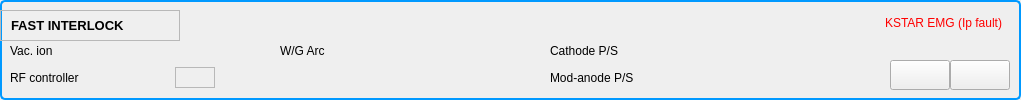
  <widget class="QGroupBox" name="groupBox_9" >
   <property name="geometry" >
    <rect>
     <x>30</x>
     <y>758</y>
     <width>1021</width>
     <height>100</height>
    </rect>
   </property>
   <property name="styleSheet" >
    <string>QGroupBox {
 background-color: qlineargradient(x1: 0, y1: 0, x2: 0, y2: 1,
                                   stop: 0 #E0E0E0, stop: 1 #FFFFFF);
 border: 2px solid rgb(0, 153, 255);
 border-radius: 5px;
 margin-top: 1ex; 
}</string>
   </property>
   <property name="title" >
    <string/>
   </property>
   <widget class="CALabel" name="caLabel_14" >
    <property name="geometry" >
     <rect>
      <x>110</x>
      <y>40</y>
      <width>61</width>
      <height>21</height>
     </rect>
    </property>
    <property name="font" >
     <font/>
    </property>
    <property name="alignment" >
     <set>Qt::AlignCenter</set>
    </property>
    <property name="pvname" >
     <string>LH1_Vac_Ion_FLT</string>
    </property>
    <property name="cmode" stdset="0" >
     <enum>CALabel::Alarm</enum>
    </property>
    <property name="truelabel" >
     <string>FAULT</string>
    </property>
    <property name="falselabel" >
     <string>OK</string>
    </property>
   </widget>
   <widget class="QLabel" name="label_23" >
    <property name="geometry" >
     <rect>
      <x>10</x>
      <y>40</y>
      <width>141</width>
      <height>21</height>
     </rect>
    </property>
    <property name="font" >
     <font>
      <pointsize>9</pointsize>
     </font>
    </property>
    <property name="text" >
     <string>Vac. ion</string>
    </property>
    <property name="alignment" >
     <set>Qt::AlignLeading|Qt::AlignLeft|Qt::AlignVCenter</set>
    </property>
   </widget>
   <widget class="CALabel" name="caLabel_18" >
    <property name="geometry" >
     <rect>
      <x>360</x>
      <y>40</y>
      <width>61</width>
      <height>21</height>
     </rect>
    </property>
    <property name="font" >
     <font/>
    </property>
    <property name="alignment" >
     <set>Qt::AlignCenter</set>
    </property>
    <property name="pvname" >
     <string>LH1_ARC_FLT</string>
    </property>
    <property name="cmode" stdset="0" >
     <enum>CALabel::Alarm</enum>
    </property>
    <property name="truelabel" >
     <string>FAULT</string>
    </property>
    <property name="falselabel" >
     <string>OK</string>
    </property>
   </widget>
   <widget class="QLabel" name="label_26" >
    <property name="geometry" >
     <rect>
      <x>280</x>
      <y>40</y>
      <width>131</width>
      <height>21</height>
     </rect>
    </property>
    <property name="font" >
     <font>
      <pointsize>9</pointsize>
     </font>
    </property>
    <property name="text" >
     <string>W/G Arc</string>
    </property>
    <property name="alignment" >
     <set>Qt::AlignLeading|Qt::AlignLeft|Qt::AlignVCenter</set>
    </property>
   </widget>
   <widget class="CALabel" name="caLabel_19" >
    <property name="geometry" >
     <rect>
      <x>890</x>
      <y>36</y>
      <width>120</width>
      <height>20</height>
     </rect>
    </property>
    <property name="font" >
     <font/>
    </property>
    <property name="styleSheet" >
     <string/>
    </property>
    <property name="alignment" >
     <set>Qt::AlignCenter</set>
    </property>
    <property name="pvname" >
     <string>LH1_PS_IP_DIS</string>
    </property>
    <property name="cmode" stdset="0" >
     <enum>CALabel::Alarm</enum>
    </property>
    <property name="truelabel" >
     <string>FAULT</string>
    </property>
    <property name="falselabel" >
     <string>OK</string>
    </property>
   </widget>
   <widget class="QLabel" name="label_25" >
    <property name="geometry" >
     <rect>
      <x>885</x>
      <y>12</y>
      <width>130</width>
      <height>21</height>
     </rect>
    </property>
    <property name="font" >
     <font/>
    </property>
    <property name="styleSheet" >
     <string>color:red;</string>
    </property>
    <property name="text" >
     <string>KSTAR EMG (Ip fault)</string>
    </property>
    <property name="alignment" >
     <set>Qt::AlignLeading|Qt::AlignLeft|Qt::AlignVCenter</set>
    </property>
   </widget>
   <widget class="QLabel" name="label_20" >
    <property name="geometry" >
     <rect>
      <x>0</x>
      <y>10</y>
      <width>180</width>
      <height>31</height>
     </rect>
    </property>
    <property name="font" >
     <font>
      <pointsize>-1</pointsize>
      <weight>75</weight>
      <bold>true</bold>
     </font>
    </property>
    <property name="styleSheet" >
     <string>font-size:13px;font-weight:bold;</string>
    </property>
    <property name="frameShape" >
     <enum>QFrame::StyledPanel</enum>
    </property>
    <property name="text" >
     <string>FAST INTERLOCK</string>
    </property>
    <property name="alignment" >
     <set>Qt::AlignLeading|Qt::AlignLeft|Qt::AlignVCenter</set>
    </property>
    <property name="indent" >
     <number>10</number>
    </property>
   </widget>
   <widget class="CALabel" name="caLabel_47" >
    <property name="geometry" >
     <rect>
      <x>650</x>
      <y>67</y>
      <width>61</width>
      <height>21</height>
     </rect>
    </property>
    <property name="font" >
     <font/>
    </property>
    <property name="alignment" >
     <set>Qt::AlignCenter</set>
    </property>
    <property name="pvname" >
     <string>LH1_FLT_MOD_ANODE</string>
    </property>
    <property name="cmode" stdset="0" >
     <enum>CALabel::Alarm</enum>
    </property>
    <property name="truelabel" >
     <string>FAULT</string>
    </property>
    <property name="falselabel" >
     <string>OK</string>
    </property>
   </widget>
   <widget class="QLabel" name="label_81" >
    <property name="geometry" >
     <rect>
      <x>550</x>
      <y>67</y>
      <width>131</width>
      <height>21</height>
     </rect>
    </property>
    <property name="font" >
     <font>
      <pointsize>9</pointsize>
     </font>
    </property>
    <property name="text" >
     <string>Mod-anode P/S</string>
    </property>
    <property name="alignment" >
     <set>Qt::AlignLeading|Qt::AlignLeft|Qt::AlignVCenter</set>
    </property>
   </widget>
   <widget class="CALabel" name="caLabel_48" >
    <property name="geometry" >
     <rect>
      <x>650</x>
      <y>40</y>
      <width>61</width>
      <height>21</height>
     </rect>
    </property>
    <property name="font" >
     <font/>
    </property>
    <property name="alignment" >
     <set>Qt::AlignCenter</set>
    </property>
    <property name="pvname" >
     <string>LH1_FLT_CATHODE</string>
    </property>
    <property name="cmode" stdset="0" >
     <enum>CALabel::Alarm</enum>
    </property>
    <property name="truelabel" >
     <string>FAULT</string>
    </property>
    <property name="falselabel" >
     <string>OK</string>
    </property>
   </widget>
   <widget class="QLabel" name="label_82" >
    <property name="geometry" >
     <rect>
      <x>550</x>
      <y>40</y>
      <width>141</width>
      <height>21</height>
     </rect>
    </property>
    <property name="font" >
     <font>
      <pointsize>9</pointsize>
     </font>
    </property>
    <property name="text" >
     <string>Cathode P/S</string>
    </property>
    <property name="alignment" >
     <set>Qt::AlignLeading|Qt::AlignLeft|Qt::AlignVCenter</set>
    </property>
   </widget>
   <widget class="CAPushButton" name="caPushButton_20" >
    <property name="geometry" >
     <rect>
      <x>950</x>
      <y>60</y>
      <width>60</width>
      <height>30</height>
     </rect>
    </property>
    <property name="font" >
     <font/>
    </property>
    <property name="buttonType" >
     <enum>CAPushButton::PulseButton</enum>
    </property>
    <property name="pvname" >
     <string>LH1_INT_EIPF_CMD</string>
    </property>
    <property name="truelabel" >
     <string>Enable</string>
    </property>
    <property name="falselabel" >
     <string>Enable</string>
    </property>
   </widget>
   <widget class="CAPushButton" name="caPushButton_22" >
    <property name="geometry" >
     <rect>
      <x>890</x>
      <y>60</y>
      <width>60</width>
      <height>30</height>
     </rect>
    </property>
    <property name="font" >
     <font/>
    </property>
    <property name="buttonType" >
     <enum>CAPushButton::PulseButton</enum>
    </property>
    <property name="pvname" >
     <string>LH1_INT_DIPF_CMD</string>
    </property>
    <property name="truelabel" >
     <string>Disable</string>
    </property>
    <property name="falselabel" >
     <string>Disable</string>
    </property>
   </widget>
   <widget class="CALabel" name="caLabel_22" >
    <property name="geometry" >
     <rect>
      <x>175</x>
      <y>40</y>
      <width>40</width>
      <height>21</height>
     </rect>
    </property>
    <property name="font" >
     <font/>
    </property>
    <property name="alignment" >
     <set>Qt::AlignCenter</set>
    </property>
    <property name="pvname" >
     <string>LH1_Vac_Ion_FLT</string>
    </property>
    <property name="cmode" stdset="0" >
     <enum>CALabel::Alarm</enum>
    </property>
    <property name="truelabel" >
     <string>DIS</string>
    </property>
    <property name="falselabel" >
     <string>EN</string>
    </property>
   </widget>
   <widget class="CALabel" name="caLabel_23" >
    <property name="geometry" >
     <rect>
      <x>425</x>
      <y>40</y>
      <width>40</width>
      <height>21</height>
     </rect>
    </property>
    <property name="font" >
     <font/>
    </property>
    <property name="alignment" >
     <set>Qt::AlignCenter</set>
    </property>
    <property name="pvname" >
     <string>LH1_ARC_FLT</string>
    </property>
    <property name="cmode" stdset="0" >
     <enum>CALabel::Alarm</enum>
    </property>
    <property name="truelabel" >
     <string>DIS</string>
    </property>
    <property name="falselabel" >
     <string>EN</string>
    </property>
   </widget>
   <widget class="CALabel" name="caLabel_20" >
    <property name="geometry" >
     <rect>
      <x>840</x>
      <y>60</y>
      <width>45</width>
      <height>30</height>
     </rect>
    </property>
    <property name="font" >
     <font/>
    </property>
    <property name="styleSheet" >
     <string/>
    </property>
    <property name="alignment" >
     <set>Qt::AlignCenter</set>
    </property>
    <property name="pvname" >
     <string>LH1_PS_IP_FLT</string>
    </property>
    <property name="cmode" stdset="0" >
     <enum>CALabel::Alarm</enum>
    </property>
    <property name="truelabel" >
     <string>DIS</string>
    </property>
    <property name="falselabel" >
     <string>EN</string>
    </property>
   </widget>
   <widget class="CALabel" name="caLabel_44" >
    <property name="geometry" >
     <rect>
      <x>175</x>
      <y>67</y>
      <width>40</width>
      <height>21</height>
     </rect>
    </property>
    <property name="font" >
     <font/>
    </property>
    <property name="styleSheet" >
     <string/>
    </property>
    <property name="frameShape" >
     <enum>QFrame::StyledPanel</enum>
    </property>
    <property name="alignment" >
     <set>Qt::AlignCenter</set>
    </property>
    <property name="pvname" >
     <string>LH1_PS_KLY_REF</string>
    </property>
    <property name="cmode" stdset="0" >
     <enum>CALabel::Alarm</enum>
    </property>
    <property name="truelabel" >
     <string>DIS</string>
    </property>
    <property name="falselabel" >
     <string>EN</string>
    </property>
   </widget>
   <widget class="CALabel" name="caLabel_25" >
    <property name="geometry" >
     <rect>
      <x>110</x>
      <y>67</y>
      <width>61</width>
      <height>21</height>
     </rect>
    </property>
    <property name="font" >
     <font/>
    </property>
    <property name="alignment" >
     <set>Qt::AlignCenter</set>
    </property>
    <property name="pvname" >
     <string>LH1_PS_KLYRFREF_DIS</string>
    </property>
    <property name="cmode" stdset="0" >
     <enum>CALabel::Alarm</enum>
    </property>
    <property name="truelabel" >
     <string>FAULT</string>
    </property>
    <property name="falselabel" >
     <string>OK</string>
    </property>
   </widget>
   <widget class="QLabel" name="label_44" >
    <property name="geometry" >
     <rect>
      <x>10</x>
      <y>67</y>
      <width>160</width>
      <height>21</height>
     </rect>
    </property>
    <property name="font" >
     <font>
      <pointsize>9</pointsize>
     </font>
    </property>
    <property name="text" >
     <string>RF controller</string>
    </property>
    <property name="alignment" >
     <set>Qt::AlignLeading|Qt::AlignLeft|Qt::AlignVCenter</set>
    </property>
   </widget>
  </widget>
